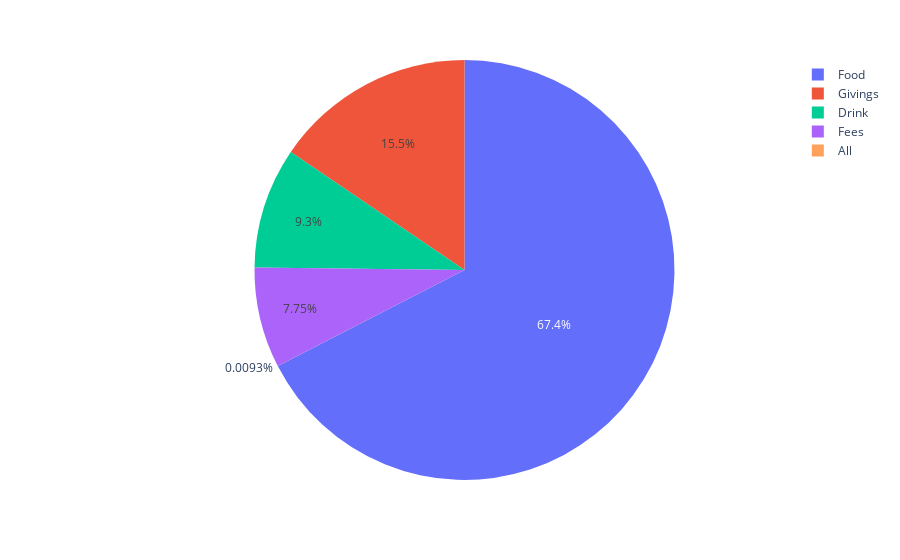

Here is the notebook cell this chart was saved with:
### Code cell
importlib.reload(create_plot)
create_plot.create_category_pie_chart(df, '2021-10-01', '2021-11-01')

### Figure 1 — Plotly figure (JSON) as saved in the notebook; plotly's stock layout.template omitted (floating-point values rounded to 4 significant figures)
{"data": [{"domain": {"x": [0, 1], "y": [0, 1]}, "hovertemplate": "Category=%{label}<br>Amount=%{value}<extra></extra>", "labels": ["All", "Drink", "Fees", "Food", "Givings"], "legendgroup": "", "name": "", "showlegend": true, "type": "pie", "values": [12, 12000, 10000, 87000, 20000]}], "layout": {"legend": {"tracegroupgap": 0}, "margin": {"t": 60}}}
